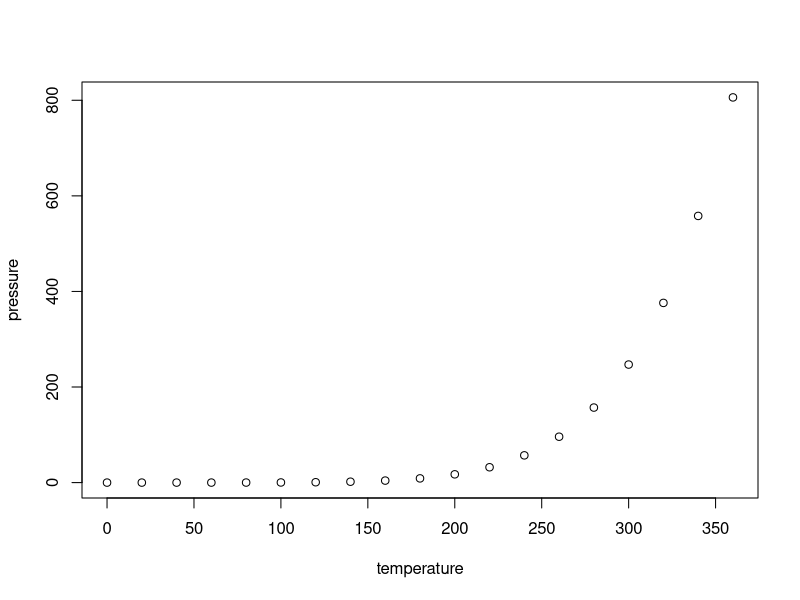
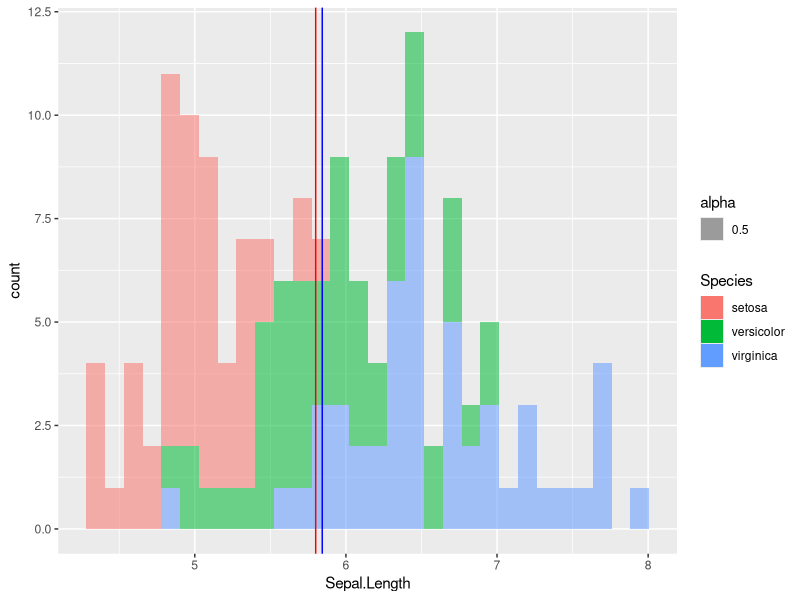
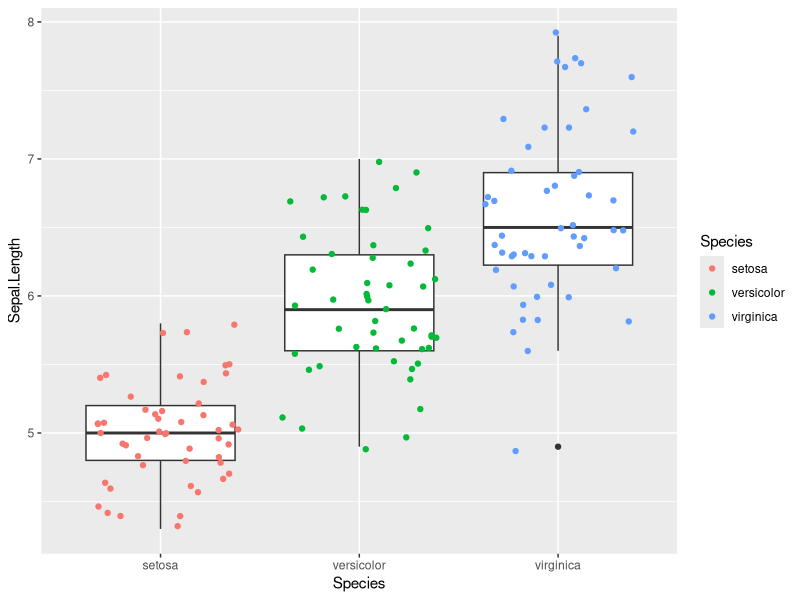
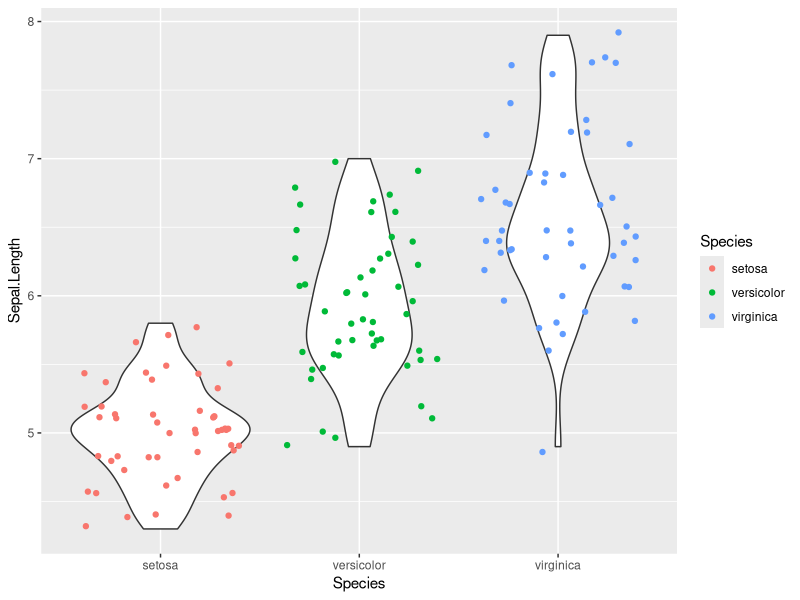

These figures' R source, in order:
## ---- chunk 1
knitr::opts_chunk$set(echo = TRUE)
## ---- chunk 2
plot(pressure)
## ---- chunk 3
library(tidyverse)
## ---- chunk 4
summary(iris)
## ---- chunk 5
iris %>% 
  ggplot2::ggplot(aes(x = Sepal.Length)) +
  geom_histogram(aes(fill = Species, alpha = 0.5)) +
  geom_vline(xintercept = mean(iris$Sepal.Length), colour = "blue") +
  geom_vline(xintercept = median(iris$Sepal.Length), colour = "red")
## ---- chunk 6
iris %>% 
  ggplot(aes(x=Species, y=Sepal.Length)) +
  geom_boxplot() +
  geom_jitter(aes(width = 0.25, color = Species))
## ---- chunk 7
iris %>% 
  ggplot(aes(x=Species, y=Sepal.Length)) +
  geom_violin() +
  geom_jitter(aes(width = 0.25, color = Species))
